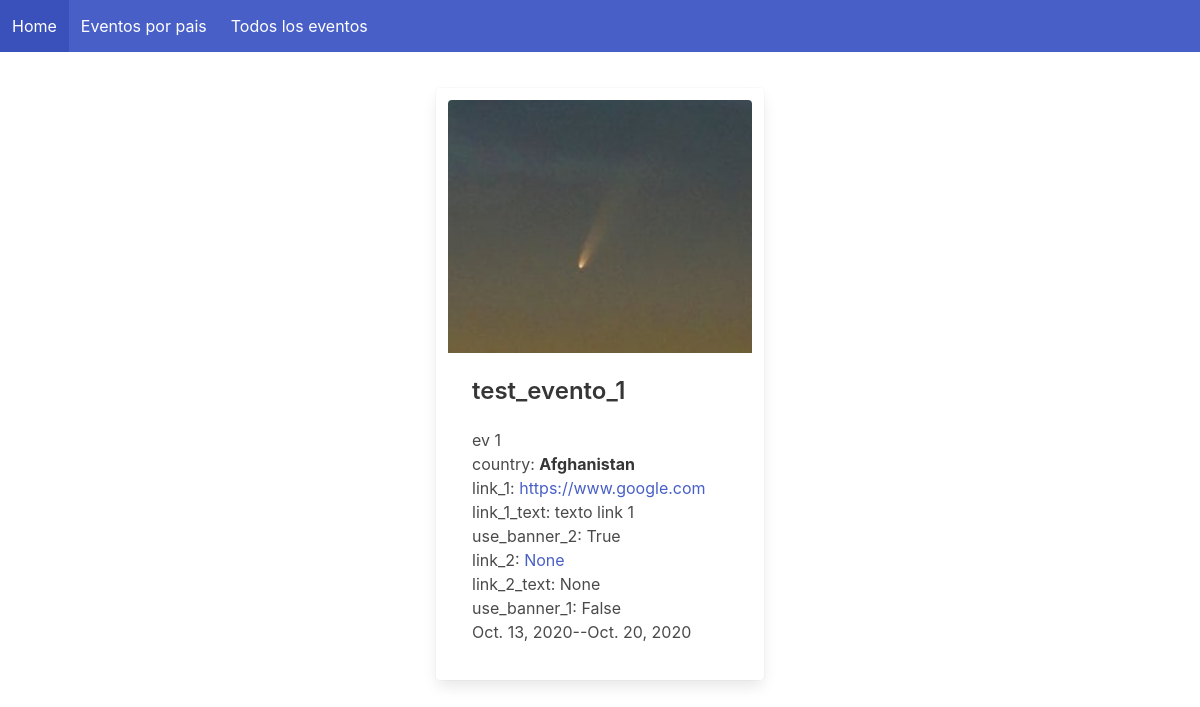
Screenshot of /event/4 with the database file from the repository.
### event/models.py (models this page shows, shortened)
class Event(models.Model):
	title = models.CharField(max_length=149, unique=True)
	description = models.TextField(blank=True)
	country = models.ForeignKey(Country, on_delete=models.CASCADE)
	start_date = models.DateField(default=init)
	end_date = models.DateField(default=end)
	banner_1 = models.FileField(upload_to='banners/', blank=True, null=True, default="banners/default.jpeg")
	use_banner_1 = models.BooleanField(default=False)
	banner_2 = models.FileField(upload_to='banners/', blank=True, null=True)
	use_banner_2 = models.BooleanField(default=False)
	link_1 = models.URLField(default="",null=True, blank=True)
	link_1_text = models.CharField(max_length=300,blank=True,null=True)
	use_link_1 = models.BooleanField(default=False)
	link_2 = models.URLField(default="",null=True, blank=True)
	link_2_text = models.CharField(max_length=300,blank=True,null=True)
	use_link_2 = models.BooleanField(default=False)

class Country(models.Model):
	name=CountryField(unique=True)

### event/views.py (the view)
# urls.py: path('event/<int:id_event>',event_info,name='event_info'),
def event_info(request,id_event):
	context = {}
	try:
		event = Event.objects.get(id=id_event)
		context["event"] = event
	except Exception as e:
		context["error_messages"] = "There is no such event"
	return render(request, 'event.html', context)

### templates/event.html (shortened to what this page needs)
{% extends './base.html' %}
{% block content %}
<div class="columns is-mobile is-centered">
	<div class="card column is-one-third ">
		<div class="card-image ">
			<figure class="image ">
				<img src="/files/{{event.banner_1}}" alt="Placeholder image"  >
			</figure>
		</div>
		<div class="card-content">
			<div class="media">
				<div class="media-content">
					<p class="title is-4">{{event.title}}</p>
				</div>
			</div>
			<div class="content">
				{{event.description}}
				<br>country: <strong>{{event.country.name.name}}</strong>
				<br>link_1: <a href="{{event.link_1}}">{{event.link_1}}</a>
				<br>link_1_text: {{event.link_1_text}}
				<br>use_banner_2: {{event.use_banner_1}}
				<br>link_2: <a href="{{event.link_2}}">{{event.link_2}}</a>
				<br>link_2_text: {{event.link_2_text}}
				<br>use_banner_1: {{event.use_banner_2}}
				<br>
				<time>{{event.start_date}}</time>--<time>{{event.end_date}}</time>
			</div>
		</div>
	</div>
</div>
{% endblock %}

### rows the page displays
Event: banner_1 (picture), title "test_evento_1", description "ev 1", country.name.name "Afghanistan", link_1 "https://www.google.com", link_1_text "texto link 1", use_banner_1 "True", link_2 "None", link_2_text "None", use_banner_2 "False", start_date "Oct. 13, 2020", end_date "Oct. 20, 2020"
